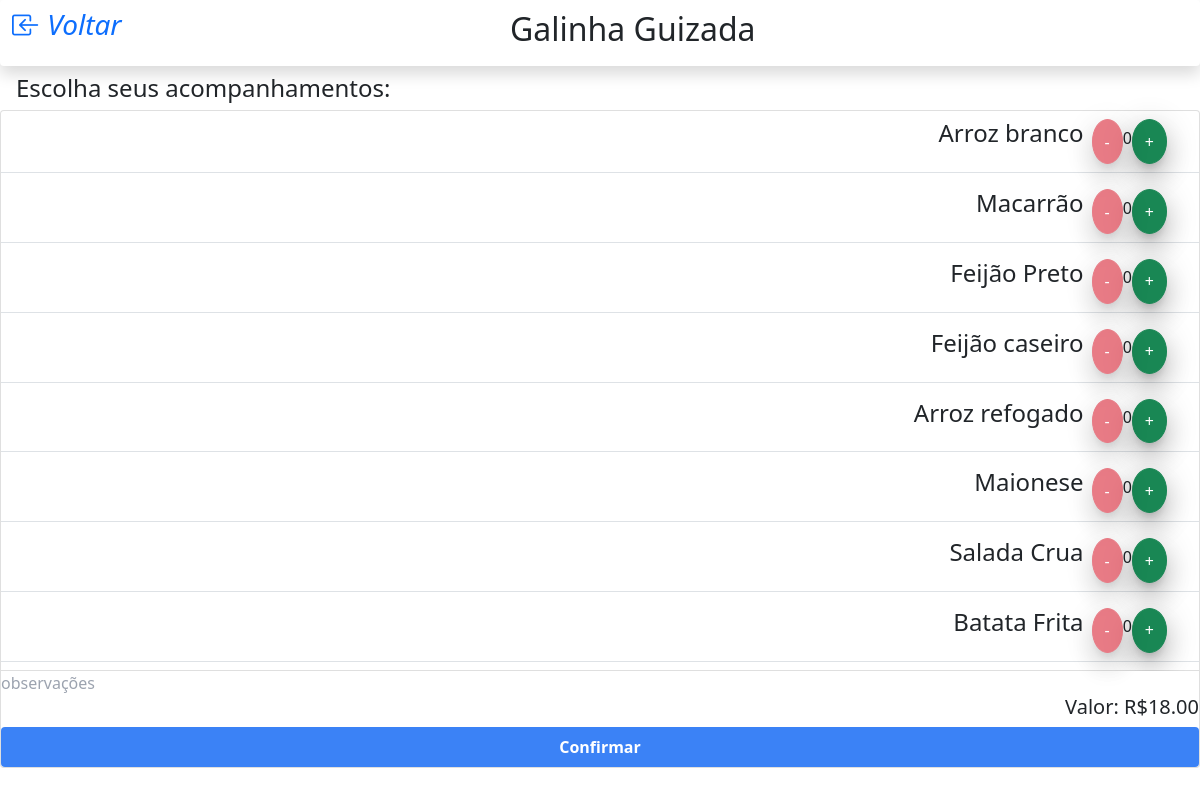
The app's page /quentinhas/6 with its own data.
### products/models.py (models this page shows, shortened)
class Quentinha(models.Model):
    title = models.CharField(max_length=50)
    description = models.TextField(max_length=150)
    price = models.FloatField(null=True)
    acompanhamentos = models.ManyToManyField(Acompanhamentos)
    thumb = models.ImageField(blank=True)

class Acompanhamentos(models.Model):
    acomp_choices = models.CharField(max_length=50)
    def __str__(self):
        return self.acomp_choices

### products/views.py (the view, shortened to what this page needs)
# urls.py: path('quentinhas/<int:id>', product_create_view, name='quentinha-detail'),
@csrf_exempt
def product_create_view(request, id): #id
    object = Acompanhamentos.objects.all()
    item_id = Quentinha.objects.get(id=id)
    context = {
        'object': object,
        'item': item_id,
    }
    print('---'*15)
    return render (request, "product_detail.html", context)

### products/templates/product_detail.html (shortened to what this page needs)
{% extends 'home.html'%}
{% block head %}
{% include 'navbar.html'%}
{% load static %}
  <link rel="stylesheet" href="https://maxcdn.bootstrapcdn.com/bootstrap/4.3.1/css/bootstrap.min.css">
{% endblock head%}
{% block content %}
  <h4 class='px-3'>Escolha seus acompanhamentos: </h4>
  <div id="acomp_form" class='card'>
    <div id="acomp_list" class='list-group list-group-flush '>
      {% for item in object %}
        <div id='acomp_list_item_{{forloop.counter0}}' class='d-flex justify-content-end border-bottom mb-2 mt-2 px-8' style='text-align:center'>
          <h4><p id='acomp_name_{{forloop.counter0}}' class='align-self-center'>{{item}}</p></h4>
          <button class="btn btn-danger box-shadow decrement mb-2 ml-2"  style='border-radius:50%;' disabled> - </button>
          <p class='inline-block qty-input float-center align-self-center' style='text-align:right' id='acomp_qty_{{forloop.counter0}}' >0</p>
          <button class="btn btn-success box-shadow increment mb-2 " style='border-radius:50%; ' > + </button>
        </div>
      {% endfor %}
    </div>
    <input type='text' placeholder ='observações'></input>
    <h5 style="text-align: right">Valor: R${{ item.price|floatformat:2 }}</h5>
    <button id="sendOrderButton" type="button" class='bg-blue-500 hover:bg-blue-700 text-white font-bold py-2 px-4 rounded'>Confirmar</button>
  </div>
{% endblock %}

### templates/navbar.html (shortened to what this page needs)
<body>
<nav class="navbar navbar-light shadow py-0 px-0 mb-2 bg-body rounded" style='background-color: #e3f2fd;'>
    <div class='container-fluid w-5/12'>
        <div class='d-flex flex-row bd-highlight mb-2' >
            <div class='px-0 py-2 bd-highlight'>
            <a href="{% url 'products:quentinha-list' %}">
                <button style='text-align:left'>
                    <h3 >
                        <i class="bi bi-box-arrow-in-left d-inline-block align-top"/> Voltar </i>
                    </h3>
                </button>
            </a>
            </div>
        </div>
    <div class='p-2 bd-highlight w-7/12 justify-center'>
    <h2 class='d-inline-block' style='text-align:left'> {{item.title}} </h2>
    </div>
    </div>
    </nav>
</body>

### products/templates/product_detail.html (style rules this page uses)
.box-shadow { box-shadow: 0 16px 24px 2px rgba(0, 0, 0, .14), 0 6px 30px 5px rgba(0, 0, 0, .12), 0 8px 10px -5px rgba(0, 0, 0, .2) }

### records on screen
Quentinha: title "Galinha Guizada", price "18.00"
Acompanhamentos: acomp_choices "Arroz branco"
Acompanhamentos: acomp_choices "Macarrão"
Acompanhamentos: acomp_choices "Feijão Preto"
Acompanhamentos: acomp_choices "Feijão caseiro"
Acompanhamentos: acomp_choices "Arroz refogado"
Acompanhamentos: acomp_choices "Maionese"
Acompanhamentos: acomp_choices "Salada Crua"
Acompanhamentos: acomp_choices "Batata Frita"
